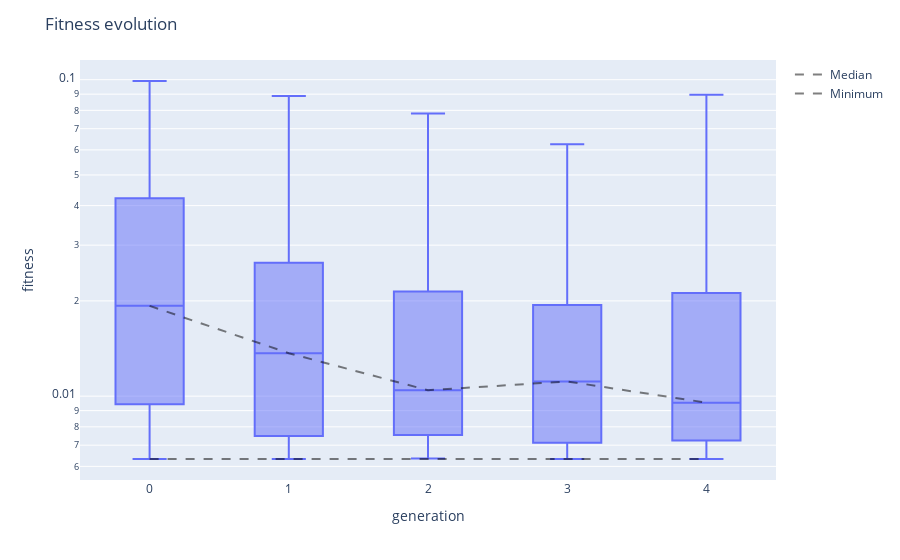

The code cell stored with this chart in its notebook:
### Code cell
viewer.fitness_evolution()

### Figure 1 — Plotly figure (JSON) as saved in the notebook; plotly's stock layout.template omitted (floating-point values rounded to 4 significant figures; data arrays with more than 128 entries replaced by an {"elided": "..."} marker saying what was removed)
{"data": [{"alignmentgroup": "True", "boxpoints": false, "hovertemplate": "generation=%{x}<br>fitness=%{y}<extra></extra>", "legendgroup": "", "marker": {"color": "#636efa"}, "name": "", "notched": false, "offsetgroup": "", "orientation": "v", "showlegend": false, "type": "box", "x": {"elided": "500 int values"}, "x0": " ", "xaxis": "x", "y": {"elided": "500 float values"}, "y0": " ", "yaxis": "y"}, {"line": {"color": "rgba(0,0,0,0.5)", "dash": "dash", "width": 2}, "mode": "lines", "name": "Median", "type": "scatter", "x": [0, 1, 2, 3, 4], "y": [0.01929, 0.01367, 0.01044, 0.01113, 0.00954]}, {"line": {"color": "rgba(0,0,0,0.5)", "dash": "dash", "width": 2}, "mode": "lines", "name": "Minimum", "type": "scatter", "x": [0, 1, 2, 3, 4], "y": [0.006333, 0.006331, 0.00635, 0.00633, 0.006331]}], "layout": {"boxmode": "group", "legend": {"tracegroupgap": 0}, "margin": {"t": 60}, "title": {"text": "Fitness evolution"}, "xaxis": {"anchor": "y", "domain": [0, 1], "title": {"text": "generation"}}, "yaxis": {"anchor": "x", "domain": [0, 1], "title": {"text": "fitness"}, "type": "log"}}}
